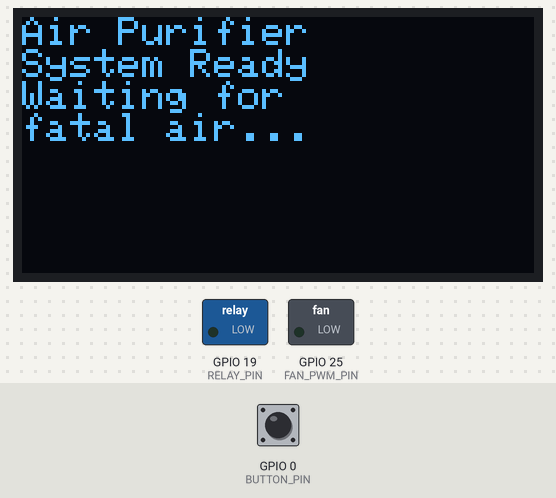
Bench run of a sketch on a simulated ESP32. Parts: 128×64 one-colour display, switched loads named in the sketch (green lamp = pin HIGH). The test bench sets the inputs (shaded band); at power-on: GPIO 0 (BUTTON_PIN) HIGH. What the sketch prints to the serial monitor is not drawn.

Above: at 0.6 s.
At 2.6 s:
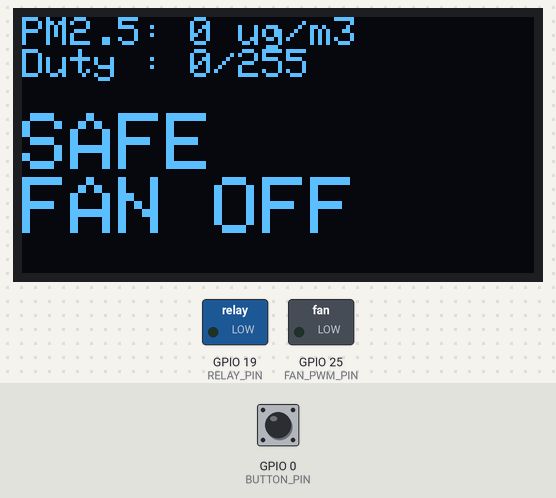
2.7 s: GPIO 0 (BUTTON_PIN) pulled LOW for 0.15 s
At 4.4 s:
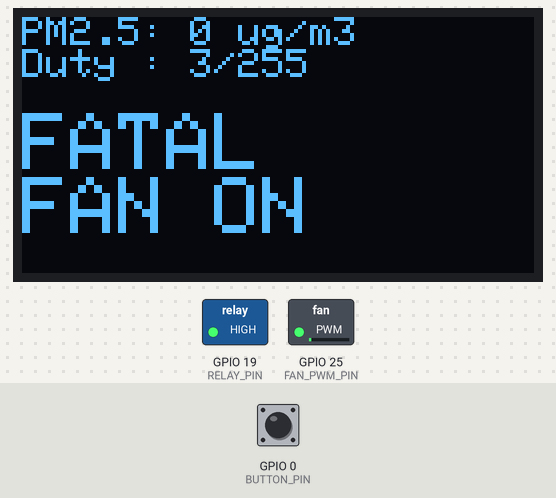
At 46.5 s:
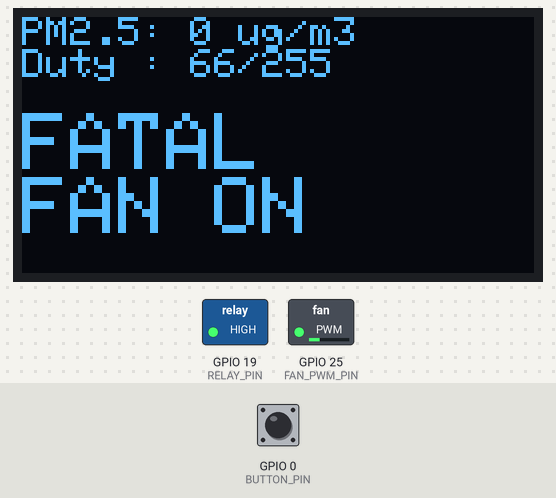
Timing chart, 0 to 49.5 s (numbered marks = the images above; inputs shaded):
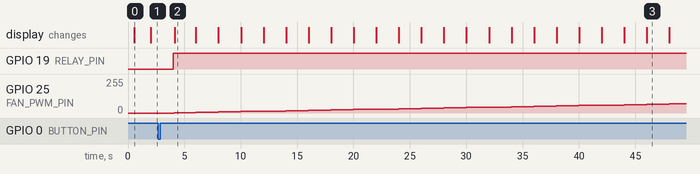

The sketch:

Air_purifier.ino
```cpp
/*
 * Automatic Air Purifier - ESP32
 * Fan: AVC Dual-Rotor 40x40x56mm (8-wire)
 * Trigger: Only when air is FATAL (PM2.5 > 150)
 * Features: Relay power cut + Soft Start / Soft Stop
 *
 * Author: Electronics Design
 * Date  : November 2026
 */

#include <HardwareSerial.h>
#include <Wire.h>
#include <Adafruit_GFX.h>
#include <Adafruit_SSD1306.h>

// ================== PIN DEFINITIONS ==================
#define RELAY_PIN         19      // Controls 12V power via Relay
#define FAN_PWM_PIN       25      // PWM signal to Brown+White
#define BUTTON_PIN        0       // Manual force ON button

#define PMS_RX            16      // ESP32 RX  <- PMS TX
#define PMS_TX            17      // ESP32 TX  -> PMS RX

// OLED
#define SCREEN_WIDTH      128
#define SCREEN_HEIGHT     64
#define OLED_RESET        -1
Adafruit_SSD1306 display(SCREEN_WIDTH, SCREEN_HEIGHT, &Wire, OLED_RESET);

// ================== SETTINGS ==================
const int PWM_CHANNEL     = 0;
const int PWM_FREQ        = 25000;    // 25 kHz - good for server fans
const int PWM_RESOLUTION  = 8;        // 0-255

const int FATAL_ON        = 150;      // Turn ON above this (µg/m³)
const int FATAL_OFF       = 100;      // Turn OFF below this (hysteresis)
const int RAMP_SPEED      = 3;        // Soft start/stop speed (2=slower, 5=faster)

// ================== VARIABLES ==================
HardwareSerial pmsSerial(2);

bool fanIsOn        = false;
bool forceOn        = false;
int  currentDuty    = 0;              // Current PWM value (0-255)
int  pm25           = 0;
unsigned long lastRead = 0;

void setup() {
  Serial.begin(115200);
  delay(500);
  Serial.println("\n=== Automatic Air Purifier Starting ===");

  // Pins
  pinMode(RELAY_PIN, OUTPUT);
  pinMode(BUTTON_PIN, INPUT_PULLUP);
  digitalWrite(RELAY_PIN, LOW);               // Ensure fan is OFF at boot

  // PWM Setup
  ledcSetup(PWM_CHANNEL, PWM_FREQ, PWM_RESOLUTION);
  ledcAttachPin(FAN_PWM_PIN, PWM_CHANNEL);
  ledcWrite(PWM_CHANNEL, 0);

  // PMS5003 Serial
  pmsSerial.begin(9600, SERIAL_8N1, PMS_RX, PMS_TX);

  // OLED
  if (!display.begin(SSD1306_SWITCHCAPVCC, 0x3C)) {
    Serial.println("OLED not found - continuing without display");
  } else {
    display.clearDisplay();
    display.setTextSize(1);
    display.setTextColor(SSD1306_WHITE);
    display.setCursor(0, 0);
    display.println("Air Purifier");
    display.println("System Ready");
    display.println("Waiting for");
    display.println("fatal air...");
    display.display();
  }

  Serial.println("System ready. Fan will activate only when PM2.5 > 150");
}

void loop() {
  // Manual force button
  if (digitalRead(BUTTON_PIN) == LOW) {
    forceOn = true;
    Serial.println("Manual FORCE ON activated");
    delay(300);   // simple debounce
  }

  // Read sensor every 2 seconds
  if (millis() - lastRead >= 2000) {
    lastRead = millis();
    readPMS();
    controlFan();
    updateDisplay();
  }
}

// ================== READ PMS5003 ==================
void readPMS() {
  if (pmsSerial.available() >= 32) {
    uint8_t buf[32];
    pmsSerial.readBytes(buf, 32);

    // Check header
    if (buf[0] == 0x42 && buf[1] == 0x4D) {
      // Atmospheric PM2.5 (standard)
      pm25 = (buf[12] << 8) | buf[13];
      Serial.printf("PM2.5 = %d ug/m3 | Duty = %d | Fan = %s\n",
                    pm25, currentDuty, fanIsOn ? "ON" : "OFF");
    }
  }
}

// ================== FAN CONTROL WITH SOFT START ==================
void controlFan() {
  bool shouldBeOn = forceOn || (pm25 > FATAL_ON) || (fanIsOn && pm25 > FATAL_OFF);

  if (shouldBeOn) {
    // ----- Turn power ON if needed -----
    if (!fanIsOn) {
      digitalWrite(RELAY_PIN, HIGH);          // Relay ON → 12V to fan
      delay(120);
      fanIsOn = true;
      Serial.println(">>> RELAY ON - Starting soft ramp");
    }

    // ----- Soft Start (Ramp Up) -----
    if (currentDuty < 255) {
      currentDuty += RAMP_SPEED;
      if (currentDuty > 255) currentDuty = 255;
      ledcWrite(PWM_CHANNEL, currentDuty);
    }
  }
  else {
    // ----- Soft Stop (Ramp Down) -----
    if (currentDuty > 0) {
      currentDuty -= RAMP_SPEED;
      if (currentDuty < 0) currentDuty = 0;
      ledcWrite(PWM_CHANNEL, currentDuty);
    }

    // ----- Fully power off -----
    if (currentDuty == 0 && fanIsOn) {
      delay(50);
      digitalWrite(RELAY_PIN, LOW);           // Cut 12V completely
      fanIsOn = false;
      forceOn = false;
      Serial.println(">>> RELAY OFF - Air is safe again");
    }
  }
}

// ================== OLED UPDATE ==================
void updateDisplay() {
  display.clearDisplay();
  display.setTextSize(1);
  display.setCursor(0, 0);
  display.printf("PM2.5: %d ug/m3\n", pm25);
  display.printf("Duty : %d/255\n\n", currentDuty);

  display.setTextSize(2);
  if (fanIsOn) {
    display.println("FATAL");
    display.println("FAN ON");
  } else {
    display.println("SAFE");
    display.println("FAN OFF");
  }
  display.display();
}
```

Measured:
- after the input at 2.7 s, GPIO 19 (RELAY_PIN): LOW → HIGH after 1.3 s; GPIO 25 (FAN_PWM_PIN): moves from 0/255 to 69/255 over 43.9 s, starting after 1.4 s; the display: changes after 1.4 s (image 2)
- what the display in image 0 shows lasts 1.4 s, from 0.6 s to 2.0 s
